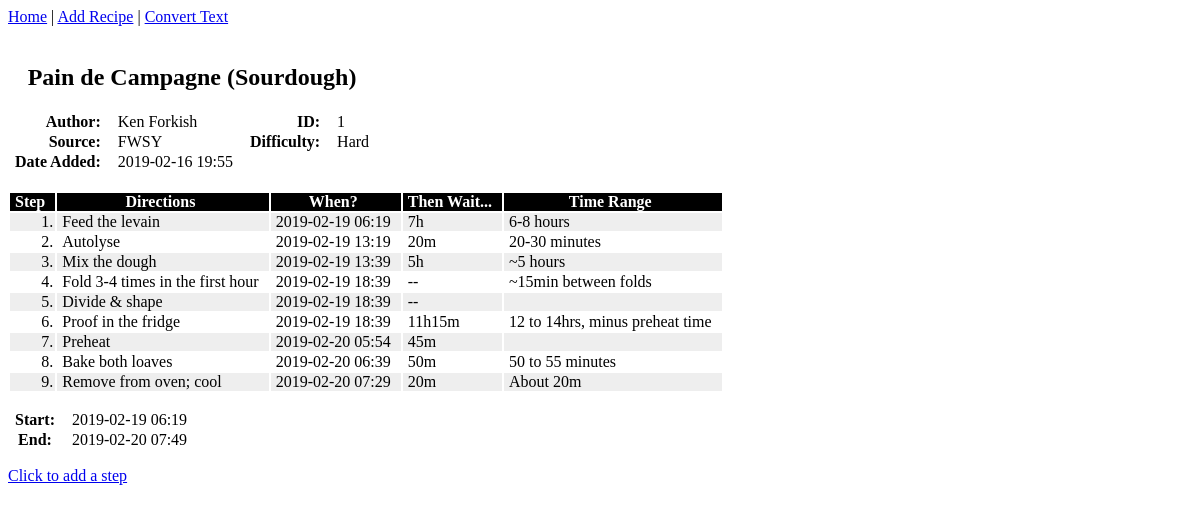
Screenshot of /recipe with the database file from the repository.
### app/models.py (models this page shows, shortened)
class Recipe(db.Model):
    id = db.Column(db.Integer, primary_key=True)
    name = db.Column(db.String(64), index=True, unique=True, nullable=False)
    author = db.Column(db.String(64), index=True)
    source = db.Column(db.String(128), index=True)
    difficulty = db.Column(db.String(1), index=True)
    date_added = db.Column(db.DateTime, index=True, default=datetime.utcnow())
    steps = db.relationship('Step', backref='recipe', lazy='dynamic')

class Difficulty(db.Model):
    id = db.Column(db.String(1), primary_key=True)
    text = db.Column(db.String(16))

class Step(db.Model):
    id = db.Column(db.Integer, primary_key=True)
    recipe_id = db.Column(db.Integer, db.ForeignKey('recipe.id'), nullable=False)
    number = db.Column(db.Integer, index=True)
    text = db.Column(db.String, index=True)
    then_wait = db.Column(db.Integer)
    wait_time_range = db.Column(db.String(64))

### app/routes.py (the view)
@breadapp.route('/recipe')
def view_recipe():
    recipe_id = request.args.get('id') or 1
    recipe = add_recipe_ui_fields(Recipe.query.filter_by(id=recipe_id).first())
    steps = set_when(Step.query.filter_by(recipe_id=recipe_id).order_by(Step.number).all(), now)
    return render_template('steps.html', title='View Recipe', recipe=recipe, steps=steps)

### app/routes.py (called while the page is built)
def time_string(num):
    if num is None:
        return ''
    else:
        hours = num // 3600
        if hours == 0:
            hstr = ''
        else:
            hstr = str(hours) + 'h'
        num %= 3600
        minutes = num // 60
        if minutes == 0:
            mstr = ''
        else:
            mstr = str(minutes) + 'm'
        num %= 60
        seconds = num
        if seconds == 0:
            sstr = ''
        else:
            sstr = str(seconds) + 's'
        return hstr + mstr + sstr

def set_when(steps, when):
    i = 0
    for s in steps:
        if i == 0:
            s.when = when.strftime('%Y-%m-%d %H:%M')
            s.then_wait_ui = time_string(s.then_wait)
            when += timedelta(seconds=s.then_wait)
        else:
            if s.then_wait is None or s.then_wait == 0:
                s.when = when.strftime('%Y-%m-%d %H:%M')
                s.then_wait_ui = '--'
            else:
                s.when = when.strftime('%Y-%m-%d %H:%M')
                s.then_wait_ui = time_string(s.then_wait)
                when += timedelta(seconds=s.then_wait)
        i += 1
    return steps

def difficulty_abbrev(abbrev, values):
    for v in values:
        if v.id == abbrev:
            return v.text
    return '--'

def add_recipe_ui_fields(data):
    difficulty_values = Difficulty.query.all()
    if isinstance(data, list):
        for d in data:
            d.difficulty_ui = difficulty_abbrev(d.difficulty, difficulty_values)
            d.date_added_ui = d.date_added.strftime('%Y-%m-%d %H:%M')
    else:
        data.difficulty_ui = difficulty_abbrev(data.difficulty, difficulty_values)
        data.date_added_ui = data.date_added.strftime('%Y-%m-%d %H:%M')
        total_time = db.engine.execute("SELECT sum(then_wait) FROM step WHERE recipe_id = {}".format(data.id)).first()[0]
        if total_time is None:
            data.start_time = '--'
            data.end_time = '--'
        else:
            data.start_time = now.strftime('%Y-%m-%d %H:%M')
            data.end_time = (now + timedelta(seconds=total_time)).strftime('%Y-%m-%d %H:%M')
    return data

### app/templates/steps.html (shortened to what this page needs)
{% extends "recipe.html" %}
{% block steps_list %}
    <div id="steps">
        <table id="steps_list">
            <tr id="step_header_row">
                <th>Step</th>
                <th>Directions</th>
                <th>When?</th>
                <th>Then Wait...</th>
                <th>Time Range</th>
            </tr>
            {% for step in steps %}
                <tr id="step_row">
                    <td id="step_number">{{ step.number }}.</td>
                    <td>{{ step.text }}</td>
                    <td>{{ step.when }}</td>
                    <td>{{ step.then_wait_ui }}</td>
                    <td>{{ step.wait_time_range }}</td>
                </tr>
            {% endfor %}
        </table>
        <table id="steps_time_summary">
            <tr id="step_header_row">
                <th>Start:</th>
                <td>{{ recipe.start_time }}</td>
            </tr>
            <tr id="step_header_row">
                <th>End:</th>
                <td>{{ recipe.end_time }}</td>
            </tr>
        </table>
    </div>
    {% if not sform %}
        <div id="ask_add_step">
            <p><a href="/add_step?id={{ recipe.id }}">Click to add a step</a></p>
        </div>
    {% endif %}
{% endblock %}

### app/templates/recipe.html
{% extends "base.html" %}
{% block content %}
    <div id="recipe_display">
        <table id="single_recipe">
            <tr id="recipe_title_row">
                <td colspan="4"><h2>{{ recipe.name }}</h2></td>
            </tr>
            <tr id="recipe_row1">
                <th>Author:</th>
                <td>{{ recipe.author }}</td>
                <th>ID:</th>
                <td>{{ recipe.id }}</td>
            </tr>
            <tr id="recipe_row2">
                <th>Source:</th>
                <td>{{ recipe.source }}</td>
                <th>Difficulty:</th>
                <td>{{ recipe.difficulty_ui }}</td>
            </tr>
            <tr id="recipe_row3">
                <th>Date Added:</th>
                <td>{{ recipe.date_added_ui }}</td>
            </tr>
        </table>
    </div>
    <br>
    {% block steps_list %}
    {% endblock %}
{% endblock %}

### app/templates/base.html (style rules this page uses)
table tr#recipe_title_row { text-align: center; border: none; }
table#steps_list tr:nth-child(even) { background-color: #eee; border: none; padding: 5; }
table#steps_list tr:nth-child(odd) { background-color: #fff; border: none; padding: 5; }
table#steps_list th { background-color: black; color: white; }
table#single_recipe th { font-weight: bold; text-align: right; }
table#steps_list td#step_number { text-align: right; padding: 0 2px 0 0px; }
td, th { padding: 0 10px 0 5px; }

### rows the page displays
Recipe: name "Pain de Campagne (Sourdough)", author "Ken Forkish", id "1", source "FWSY"
Difficulty: difficulty_ui "Hard"
Step: number "1", text "Feed the levain", when "2019-02-19 06:19", then_wait_ui "7h", wait_time_range "6-8 hours"
Step: number "2", text "Autolyse", when "2019-02-19 13:19", then_wait_ui "20m", wait_time_range "20-30 minutes"
Step: number "3", text "Mix the dough", when "2019-02-19 13:39", then_wait_ui "5h", wait_time_range "~5 hours"
Step: number "4", text "Fold 3-4 times in the first hour", when "2019-02-19 18:39", then_wait_ui "--", wait_time_range "~15min between folds"
Step: number "5", text "Divide & shape", when "2019-02-19 18:39", then_wait_ui "--"
Step: number "6", text "Proof in the fridge", when "2019-02-19 18:39", then_wait_ui "11h15m", wait_time_range "12 to 14hrs, minus preheat time"
Step: number "7", text "Preheat", when "2019-02-20 05:54", then_wait_ui "45m"
Step: number "8", text "Bake both loaves", when "2019-02-20 06:39", then_wait_ui "50m", wait_time_range "50 to 55 minutes"
Step: number "9", text "Remove from oven; cool", when "2019-02-20 07:29", then_wait_ui "20m", wait_time_range "About 20m"

### other values shown
{{ recipe.date_added_ui }} "2019-02-16 19:55"
{{ recipe.start_time }} "2019-02-19 06:19"
{{ recipe.end_time }} "2019-02-20 07:49"
